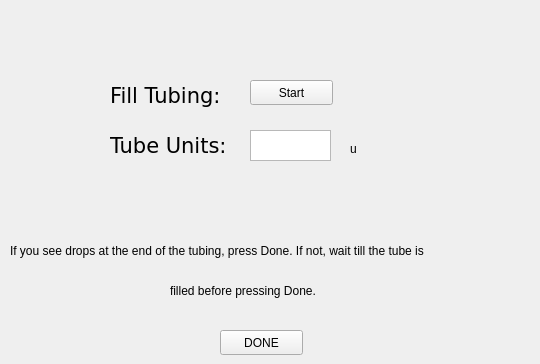
    <widget class="QWidget" name="setupForCannula">
     <widget class="QLabel" name="label_44">
      <property name="geometry">
       <rect>
        <x>10</x>
        <y>230</y>
        <width>521</width>
        <height>41</height>
       </rect>
      </property>
      <property name="text">
       <string>If you see drops at the end of the tubing, press Done. If not, wait till the tube is</string>
      </property>
     </widget>
     <widget class="QLabel" name="label_45">
      <property name="geometry">
       <rect>
        <x>170</x>
        <y>270</y>
        <width>181</width>
        <height>41</height>
       </rect>
      </property>
      <property name="text">
       <string>filled before pressing Done.</string>
      </property>
     </widget>
     <widget class="QPushButton" name="goToCannulaFillingBTN">
      <property name="geometry">
       <rect>
        <x>220</x>
        <y>330</y>
        <width>83</width>
        <height>25</height>
       </rect>
      </property>
      <property name="text">
       <string>DONE</string>
      </property>
     </widget>
     <widget class="QLabel" name="label_62">
      <property name="geometry">
       <rect>
        <x>110</x>
        <y>80</y>
        <width>111</width>
        <height>31</height>
       </rect>
      </property>
      <property name="font">
       <font>
        <family>DejaVu Sans</family>
        <pointsize>16</pointsize>
       </font>
      </property>
      <property name="text">
       <string>Fill Tubing:</string>
      </property>
     </widget>
     <widget class="QPushButton" name="StartStopTubingBTN">
      <property name="geometry">
       <rect>
        <x>250</x>
        <y>80</y>
        <width>83</width>
        <height>25</height>
       </rect>
      </property>
      <property name="text">
       <string>Start</string>
      </property>
     </widget>
     <widget class="QLabel" name="label_63">
      <property name="geometry">
       <rect>
        <x>110</x>
        <y>130</y>
        <width>121</width>
        <height>31</height>
       </rect>
      </property>
      <property name="font">
       <font>
        <family>DejaVu Sans</family>
        <pointsize>16</pointsize>
       </font>
      </property>
      <property name="text">
       <string>Tube Units:</string>
      </property>
     </widget>
     <widget class="QTextBrowser" name="TubingUnit">
      <property name="geometry">
       <rect>
        <x>250</x>
        <y>130</y>
        <width>81</width>
        <height>31</height>
       </rect>
      </property>
     </widget>
     <widget class="QLabel" name="label_64">
      <property name="geometry">
       <rect>
        <x>350</x>
        <y>140</y>
        <width>62</width>
        <height>17</height>
       </rect>
      </property>
      <property name="text">
       <string>u</string>
      </property>
     </widget>
    </widget>
